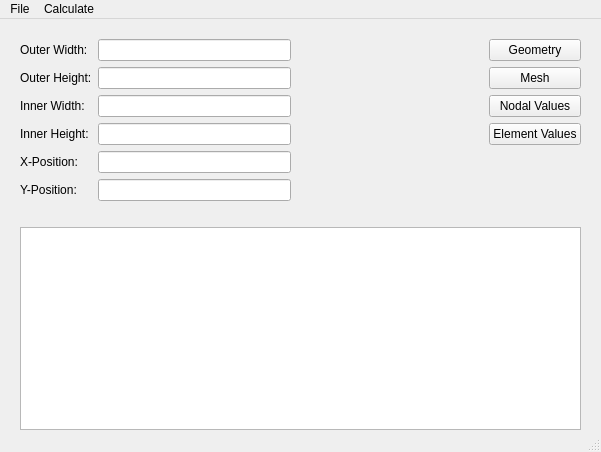
<?xml version="1.0" encoding="UTF-8"?>
<ui version="4.0">
 <class>MainWindow</class>
 <widget class="QMainWindow" name="MainWindow">
  <property name="geometry">
   <rect>
    <x>0</x>
    <y>0</y>
    <width>601</width>
    <height>452</height>
   </rect>
  </property>
  <property name="windowTitle">
   <string>FEM Heat</string>
  </property>
  <widget class="QWidget" name="centralwidget">
   <layout class="QVBoxLayout" name="verticalLayout">
    <property name="leftMargin">
     <number>20</number>
    </property>
    <property name="topMargin">
     <number>20</number>
    </property>
    <property name="rightMargin">
     <number>20</number>
    </property>
    <property name="bottomMargin">
     <number>0</number>
    </property>
    <item>
     <layout class="QGridLayout" name="gridLayout">
      <property name="leftMargin">
       <number>0</number>
      </property>
      <property name="topMargin">
       <number>0</number>
      </property>
      <property name="rightMargin">
       <number>0</number>
      </property>
      <item row="0" column="0">
       <widget class="QLabel" name="label">
        <property name="text">
         <string>Outer Width:</string>
        </property>
       </widget>
      </item>
      <item row="0" column="1">
       <widget class="QLineEdit" name="outer_width"/>
      </item>
      <item row="0" column="3">
       <widget class="QPushButton" name="geometry_button">
        <property name="text">
         <string>Geometry</string>
        </property>
       </widget>
      </item>
      <item row="1" column="0">
       <widget class="QLabel" name="label_2">
        <property name="text">
         <string>Outer Height:</string>
        </property>
       </widget>
      </item>
      <item row="1" column="1">
       <widget class="QLineEdit" name="outer_height"/>
      </item>
      <item row="1" column="3">
       <widget class="QPushButton" name="mesh_button">
        <property name="text">
         <string>Mesh</string>
        </property>
       </widget>
      </item>
      <item row="2" column="0">
       <widget class="QLabel" name="label_4">
        <property name="text">
         <string>Inner Width:</string>
        </property>
       </widget>
      </item>
      <item row="2" column="3">
       <widget class="QPushButton" name="nodal_values_button">
        <property name="text">
         <string>Nodal Values</string>
        </property>
       </widget>
      </item>
      <item row="3" column="0">
       <widget class="QLabel" name="label_5">
        <property name="text">
         <string>Inner Height:</string>
        </property>
       </widget>
      </item>
      <item row="3" column="1">
       <widget class="QLineEdit" name="inner_height"/>
      </item>
      <item row="3" column="3">
       <widget class="QPushButton" name="element_values_button">
        <property name="text">
         <string>Element Values</string>
        </property>
       </widget>
      </item>
      <item row="4" column="0">
       <widget class="QLabel" name="label_6">
        <property name="text">
         <string>X-Position:</string>
        </property>
       </widget>
      </item>
      <item row="4" column="1">
       <widget class="QLineEdit" name="x_position"/>
      </item>
      <item row="5" column="0">
       <widget class="QLabel" name="label_7">
        <property name="text">
         <string>Y-Position:</string>
        </property>
       </widget>
      </item>
      <item row="5" column="1">
       <widget class="QLineEdit" name="y_position"/>
      </item>
      <item row="2" column="1">
       <widget class="QLineEdit" name="inner_width"/>
      </item>
      <item row="0" column="2">
       <spacer name="horizontalSpacer">
        <property name="orientation">
         <enum>Qt::Horizontal</enum>
        </property>
        <property name="sizeHint" stdset="0">
         <size>
          <width>40</width>
          <height>20</height>
         </size>
        </property>
       </spacer>
      </item>
     </layout>
    </item>
    <item>
     <widget class="QLabel" name="label_3">
      <property name="text">
       <string/>
      </property>
     </widget>
    </item>
    <item>
     <widget class="QPlainTextEdit" name="report_field"/>
    </item>
   </layout>
  </widget>
  <widget class="QMenuBar" name="menubar">
   <property name="geometry">
    <rect>
     <x>0</x>
     <y>0</y>
     <width>601</width>
     <height>22</height>
    </rect>
   </property>
   <widget class="QMenu" name="menuFile">
    <property name="title">
     <string>File</string>
    </property>
    <addaction name="action_new"/>
    <addaction name="action_open"/>
    <addaction name="action_save"/>
    <addaction name="action_save_as"/>
    <addaction name="action_exit"/>
   </widget>
   <widget class="QMenu" name="menuCalculate">
    <property name="title">
     <string>Calculate</string>
    </property>
    <addaction name="action_execute"/>
   </widget>
   <addaction name="menuFile"/>
   <addaction name="menuCalculate"/>
  </widget>
  <widget class="QStatusBar" name="statusbar"/>
  <action name="action_new">
   <property name="text">
    <string>New</string>
   </property>
  </action>
  <action name="action_open">
   <property name="text">
    <string>Open</string>
   </property>
  </action>
  <action name="action_save">
   <property name="text">
    <string>Save</string>
   </property>
  </action>
  <action name="action_save_as">
   <property name="text">
    <string>Save As...</string>
   </property>
  </action>
  <action name="action_exit">
   <property name="text">
    <string>Exit</string>
   </property>
  </action>
  <action name="action_execute">
   <property name="text">
    <string>Execute</string>
   </property>
  </action>
 </widget>
 <resources/>
 <connections/>
</ui>
